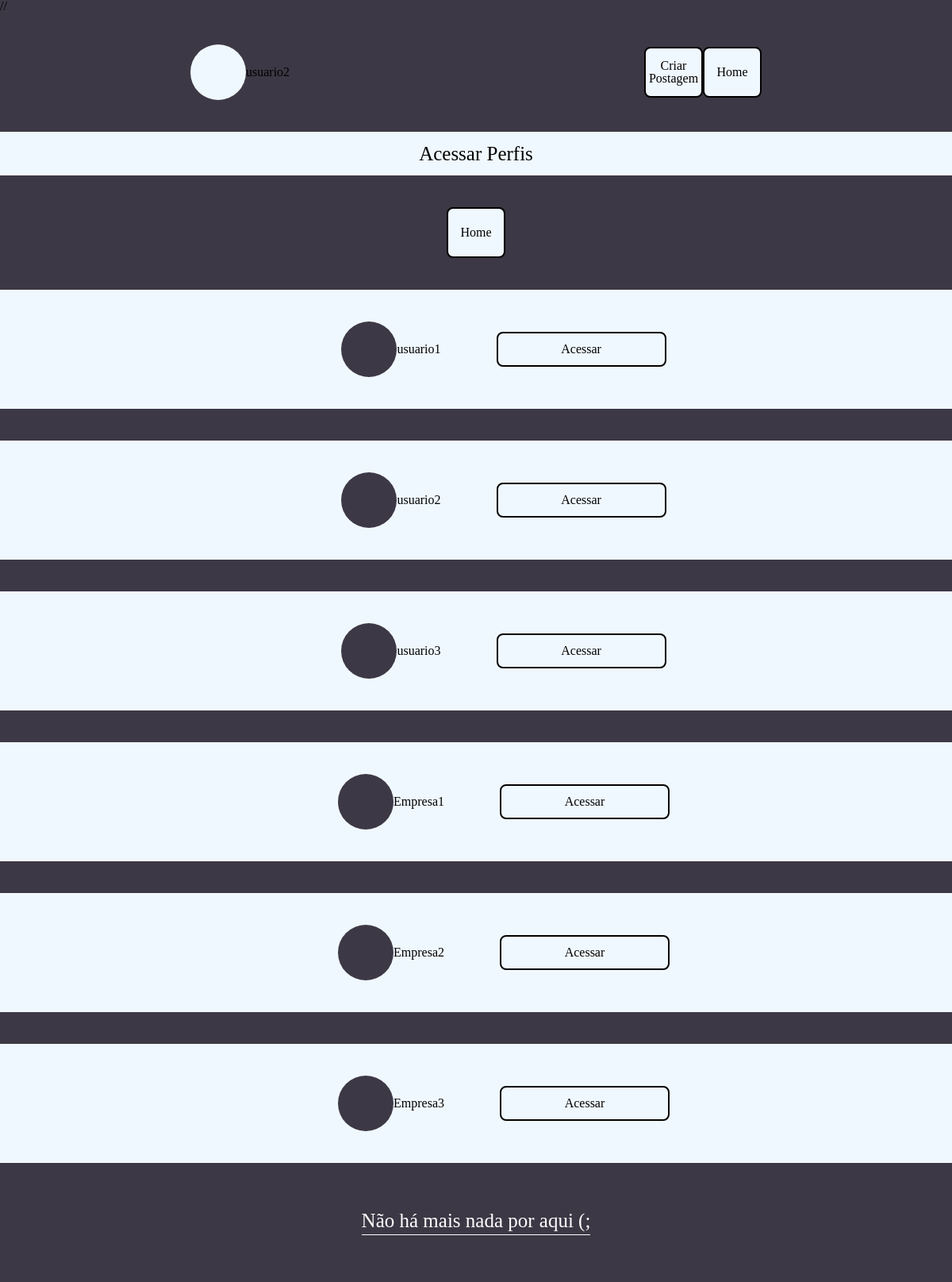
Page /pesquisar.php (signed in) on the committed database.
### tables this page shows
CREATE TABLE `pessoal` (
  `idPerfPfk` int(11) NOT NULL,
  `nome` varchar(255) NOT NULL,
  `aniversario` varchar(12) NOT NULL,
  `descricao` varchar(255) NOT NULL
);

CREATE TABLE `perfil` (
  `idPerf` int(11) NOT NULL,
  `userName` varchar(255) NOT NULL,
  `senha` varchar(255) NOT NULL
);

CREATE TABLE `profissional` (
  `idPerfPfk` int(11) NOT NULL,
  `nomeFantasia` varchar(255) NOT NULL,
  `dataCriacao` varchar(12) NOT NULL,
  `contato` varchar(255) NOT NULL
);

### classes/Perfil.class.php (called while the page is built, shortened)
<?php
class Perfil {
    private $idPerf;
    private $userName;
    public function __construct($userName = "", $senha = "") {
        $this->userName = $userName;
    }
    public function getUserName() {
        return $this->userName;
    }
    public function getId(){
        return $this->idPerf;
    }
    public function setId($id){
        $this->idPerf = $id;
    }
}
?>

### controlClasses/PerfilPessoalControl.class.php (called while the page is built, shortened)
<?php
class PerfPessControl{
    private $conexao;
    public function __construct($baseDados) {
        $this->conexao = $baseDados;
    }
    public function listar() {
        $sql = "SELECT * FROM pessoal";
        $result = $this->conexao->query($sql);
        $perfis = array();
        if ($result->num_rows > 0) {
            while ($row = $result->fetch_assoc()) {
                $perfilPessoal = $this->buscarPorId($row["idPerfPfk"]);
                if ($perfilPessoal !== null) {
                    $perfis[] = $perfilPessoal;
                }
            }
        }
        return $perfis;
    }
    public function buscarPorId($id)
    {
        $sql = "SELECT * FROM perfil WHERE idPerf = $id";
        $result = $this->conexao->query($sql);
        $sql2 = "SELECT * FROM pessoal WHERE idPerfPfk = $id";
        $result2 = $this->conexao->query($sql2);
        if ($result2->num_rows > 0) {
            $row = $result->fetch_assoc();
            $row2 = $result2->fetch_assoc();
            $perfil = new Pessoal($row["userName"], $row["senha"], $row2["nome"], $row2["aniversario"], $row2["descricao"]);
            $perfil->setId($row["idPerf"]);
            return $perfil;
        } else {
            return null;
        }
    }
}
?>

### classes/Database.class.php (called while the page is built, shortened)
<?php
class Database
{
    private $host;
    private $username;
    private $password;
    private $database;
    private $connection;
    public function __construct($host, $username, $password, $database)
    {
        $this->host = $host;
        $this->username = $username;
        $this->password = $password;
        $this->database = $database;
    }
    private function connect()
    {
        $this->connection = new mysqli($this->host, $this->username, $this->password, $this->database);
    }
    public function query($sql)
    {
        return $this->connection->query($sql);
    }
}
?>

### funcoes/site.config.php (called while the page is built, shortened)
<?php
include __DIR__ . '../../classes/Database.class.php';
include __DIR__ . '../../controlClasses/PerfilPessoalControl.class.php';
include __DIR__ . '../../controlClasses/PerfilProfissionalControl.class.php';
$db = new Database("localhost", "root", "", "trab_inter");
$perfPessControl = new PerfPessControl($db);
$perfProfControl = new perfProfControl($db);
function recuperaObjPessoal(){
    global $perfPessControl;
    $array = $perfPessControl->listar();
    return $array;
}
function recuperaObjProfissional(){
    global $perfProfControl;
    $array = $perfProfControl->listar();
    return $array;
}
?>

### vetores.php (called while the page is built, shortened)
<?php
    include __DIR__ . './funcoes/site.funcoes.php';
    $perfisPessoais = recuperaObjPessoal();
    $perfisProfissionais = recuperaObjProfissional();
?>

### funcoes/filtro.php (called while the page is built, shortened)
<?php
include __DIR__ . '../../vetores.php';
?>

### controlClasses/PerfilProfissionalControl.class.php (called while the page is built, shortened)
<?php
class PerfProfControl{
    private $conexao;
    public function __construct($baseDados) {
        $this->conexao = $baseDados;
    }
    public function listar() {
        $sql = "SELECT * FROM profissional";
        $result = $this->conexao->query($sql);
        $perfis = array();
        if ($result->num_rows > 0) {
            while ($row = $result->fetch_assoc()) {
                $perfis[] = $this->buscarPorId($row["idPerfPfk"]);
            }
        }
        return $perfis;
    }
    public function buscarPorId($id)
    {
        $sql = "SELECT * FROM perfil WHERE idPerf = $id";
        $result = $this->conexao->query($sql);
        $sql2 = "SELECT * FROM profissional WHERE idPerfPfk = $id";
        $result2 = $this->conexao->query($sql2);
        if ($result2->num_rows > 0) {
            $row = $result->fetch_assoc();
            $row2 = $result2->fetch_assoc();
            $perfil = new Profissional($row["userName"], $row["senha"], $row2["nomeFantasia"], $row2["dataCriacao"], $row2["contato"]);
            $perfil->setId($row["idPerf"]);
            return $perfil;
        } else {
            return null;
        }
    }
}
?>

### funcoes/site.funcoes.php (the view, shortened to what this page needs)
<?php
include 'site.config.php';
function criaAutores($autores,$tipo=1){
    $strAutores = "";
    if($tipo != 1){
        $strAutores .= '<div class = "flex center"><p class="flex center bkWhite buttonInitMaior txtC"><a href="homelogged.php" class="limpar">Home</a></p></div>';
    }
    foreach($autores as $autor){
        $strAutores.=criaAutor($autor);
    }
    return $strAutores;
}
function criaAutor($autor){
    $id = $autor->getId();
    return '
    <div class="blank bkBlue"></div>
    <div class="flex h150 center bkWhite">
        <div class="perfil pd70">
        <iconify-icon class="flex center bkBlue icon" icon="solar:user-broken"></iconify-icon>
        <p>'.$autor->getUserName().'</p>
        </div>
        <p class="flex center bkWhite buttonInit pd70"><a href="perfil.php?id='.$id.'" class="limpar">Acessar</a></p>
    </div>
    ';
}
function criaHead($titulo,$styleArea){
    return '<!DOCTYPE html>
    <html lang="pt-br">
    <head>
        <meta charset="UTF-8">
        <meta name="viewport" content="width=device-width, initial-scale=1.0">
        <title>'.$titulo.'</title>
        '.$styleArea.'
    </head>
    <body class="bkBlue">';
}
function criaHeaderPrincipal($valor,$usuario = "",$id = ""){
    if($valor==1){
        return '<header class="bkBlue flex h150">
        <div class="cabecalho">
            <a href="selfPerfil.php" class="limpar">
            <div class="perfil">
            <iconify-icon class="flex center bkWhite icon" icon="solar:user-broken"></iconify-icon>
            </div>
            </a>
            <p class="flex center bkWhite buttonInit"><a href="actionsUsuario/logar/site.login.php" class="limpar">Entrar</a></p>
        </div>
    </header>
    <main>
    <div class="bkWhite"><p class="txtBlk pdTB15">Novas postagens</p></div>';
    }else if($valor==5){
        return '<header class="bkBlue flex h150">
        <div class="cabecalho">
            <a href="selfPerfil.php" class="limpar">
            <div class="perfil">
            <iconify-icon class="flex center bkWhite icon" icon="solar:user-broken"></iconify-icon>'.$usuario.'
            </div>
            </a>
            <div class="inline">
            <p class="flex center bkWhite buttonInitMaior txtC"><a href="actionsPost/criarPost/criarPost.php" class="limpar">Criar Postagem <iconify-icon icon="basil:add-outline"></iconify-icon></a></p>
            <p class="flex center bkWhite buttonInitMaior txtC"><a href="homelogged.php" class="limpar">Home</a></p>
            </div>
        </div>
    </header>
    <main>
    <div class="bkWhite"><p class="txtBlk pdTB15">Acessar Perfis</p></div>
    <div class="blank bkBlue"></div>';
    }
}
function criaFooter($scriptArea = ""){
    return '</main>
            <footer class="flex center bkBlue h150">
                <p class="fim">Não há mais nada por aqui (;</p>
            </footer>'
            .$scriptArea.
            '</body>
            </html>';
}
?>

### css/style.css (style rules this page uses)
header { justify-content: center; }
.cabecalho { width: 60%; display: flex; justify-content: space-between; align-items: center; }
.bkBlue { background: #3D3845; }
.bkWhite { background: aliceblue; }
.flex { display: flex; }
.center { justify-content: center; align-items: center; }
.pd70 { padding-left: 70px; padding-right: 70px; }
.perfil { display: flex; align-items: center; }
.icon { border-radius: 360%; width: 70px; height: 70px; font-size: 50px; }
.buttonInit { height: 40px; width: 70px; border: black 2px solid; border-radius: 8px; }
.buttonInitMaior { height: 60px; width: 70px; border: black 2px solid; border-radius: 8px; }
.limpar { list-style: none; color: black; text-decoration: none; }
.h150 { height: 150px; }
.inline { display: flex; flex-direction: row; }
.txtC { text-align: center; }
.fim { font-size: 25px; padding-bottom: 5px; color: white; border-bottom: white 1px solid; }
.txtBlk { text-align: center; color: black; font-size: 25px; }
.pdTB15 { padding-top: 15px; padding-bottom: 15px; }
.blank { height: 40px; }

### rows in the picture
pessoal: idPerfPfk.userName "usuario1"
pessoal: idPerfPfk.userName "usuario2"
pessoal: idPerfPfk.userName "usuario3"
profissional: idPerfPfk.userName "Empresa1"
profissional: idPerfPfk.userName "Empresa2"
profissional: idPerfPfk.userName "Empresa3"

### other values in the picture
$usuario "usuario2"
